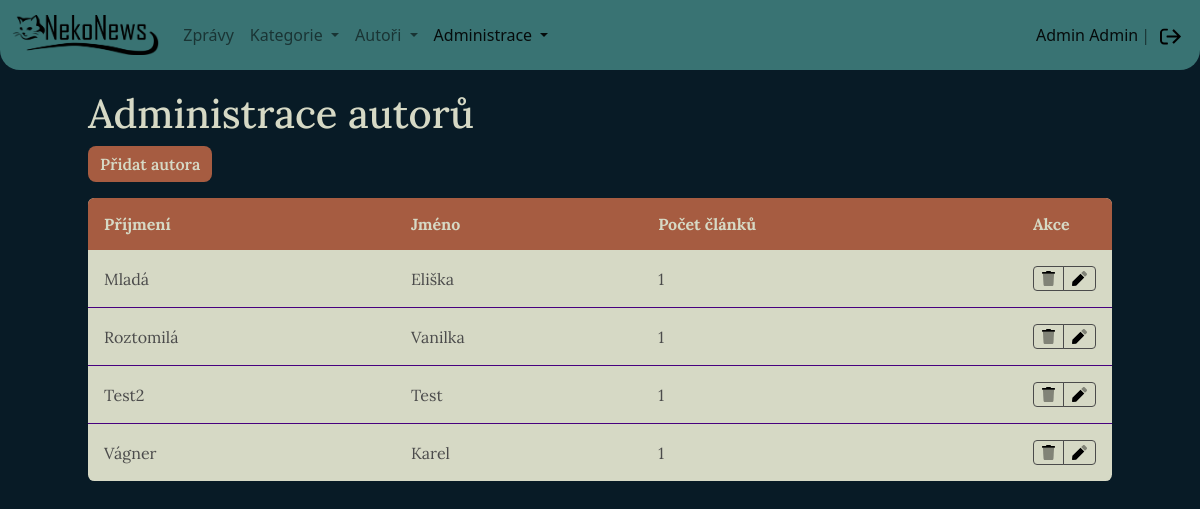
Screenshot of /admin/authors.php (signed in) with the database file from the repository.
### tables this page shows
CREATE TABLE `author` (
                          `id` int(11) NOT NULL,
                          `name` varchar(20) NOT NULL,
                          `surname` varchar(50) DEFAULT NULL,
                          `profile_photo` varchar(500) NOT NULL
);

### model/Database.php (called while the page is built, shortened)
<?php
class Database
{
    private $conn;
    public function __construct()
    {
        $this->conn = new PDO('mysql:host=' . self::HOST . ';dbname=' . self::DBNAME,
            self::USER,
            self::PASS, [
                PDO::ATTR_ERRMODE => PDO::ERRMODE_EXCEPTION
            ]);
        $this->conn->query('SET NAMES utf8');
    }
    public function selectAll($sql, $params = [])
    {
        $stmt = $this->execute($sql, $params);
        return $stmt->fetchAll(PDO::FETCH_ASSOC);
    }
    protected function execute($sql, $params)
    {
        $stmt = $this->conn->prepare($sql);
        $stmt->execute($params);
        return $stmt;
    }
}

### model/BaseRepository.php (called while the page is built, shortened)
<?php
abstract class BaseRepository
{
    public function __construct(Database $db)
    {
        $this->dbConn = $db;
    }
}

### model/AuthorRepository.php (called while the page is built, shortened)
<?php
class AuthorRepository extends BaseRepository
{
    public function getAuthorTableData()
    {
        $query = '
            SELECT
                au.id as id,
                au.surname as surname,
                au.name as name,
                COUNT(ar.id) as article_count
            FROM author au
                LEFT JOIN article ar on ar.author_id = au.id
            GROUP BY au.surname, au.name
            ORDER BY au.surname
        ';
        return $this->dbConn->selectAll($query);
    }
}

### admin/authors.php (the view, shortened to what this page needs)
<?php
require_once '../tools/Tools.php';
$db = new Database();
$authorRepo = new AuthorRepository($db);
$tableData = $authorRepo->getAuthorTableData()
?>
<html lang="cs">
<head>
    <link rel="stylesheet" href="../source/styles/rwd-table.css">
    <link rel="stylesheet" href="../source/styles/style.css">
</head>
<body>
<?php
require_once '../source/pages/navbar.php';
?>
<main>
    <section class="page-header white-font">
        <h1>Administrace autorů</h1>
        <a href="author-editor.php">
            <button type="button" class="btn btn-bd-primary">Přidat autora</button>
        </a>
    </section>
    <div class="table-container">
        <table class="rwd-table">
            <tr>
                <th>Příjmení</th>
                <th>Jméno</th>
                <th>Počet článků</th>
                <th>Akce</th>
            </tr>
            <?php foreach ($tableData as $row) { ?>
                <tr>
                    <td data-th="Příjmení"><?= $row['surname'] ?></td>
                    <td data-th="Jméno"><?= $row['name'] ?></td>
                    <td data-th="Počet článků"><?= $row['article_count'] ?></td>
                    <td data-th="Akce" class="action-column">
                        <div class="btn-group btn-group-sm table-edit-buttons" role="group"
                             aria-label="Small button group">
                            <a href="delete.php?from=authors&id=<?= $row['id'] ?>"
                               type="button" class="btn btn-outline-dark btn-delete"
                                <?php if ($row['article_count'] > 0) { ?>
                                    data-bs-toggle="modal" data-bs-target="#exampleModal"
                                <?php } ?>
                            >
                                <img src="../source/icons/trash.svg" alt="smazat" class="table-icon">
                            </a>
                            <a href="author-editor.php?id=<?= $row['id'] ?>" type="button"
                               class="btn btn-outline-dark btn-edit ">
                                <img src="../source/icons/pen.svg" alt="upravit" class="table-icon">
                            </a>
                        </div>
                    </td>
                </tr>
            <?php } ?>
        </table>
    </div>
</main>
</body>
</html>

### source/styles/rwd-table.css (style rules this page uses)
.table-container { display: flex; justify-content: center; }
.rwd-table { margin: 1em 0; min-width: 300px; width: 100%; }
.rwd-table tr { border-bottom: 1px solid #ddd; }
.rwd-table tr:first-child { border: none; }
.rwd-table tr:last-child { border-bottom: none; }
.rwd-table th { display: none; }
.rwd-table td { display: block; }
.rwd-table td:first-child { padding-top: .5em; }
.rwd-table td:last-child { padding-bottom: .5em; }
.rwd-table td:before { content: attr(data-th) ": "; font-weight: bold; width: 6.5em; display: inline-block; }
@media (min-width: 700px) { .rwd-table td:before { display: none; } }
.rwd-table th, .rwd-table td { text-align: left; }
@media (min-width: 700px) { .rwd-table th, .rwd-table td { display: table-cell; padding: .25em .5em; } }
@media (min-width: 700px) { .rwd-table th:first-child, .rwd-table td:first-child { padding-left: 0; } }
@media (min-width: 700px) { .rwd-table th:last-child, .rwd-table td:last-child { padding-right: 0; } }
.rwd-table { background: var(--secondary-font); color: var(--primary-font); border-radius: .4em; overflow: hidden; }
.rwd-table tr { border-color: #47007f; }
.rwd-table th, .rwd-table td { margin: .5em 1em; }
@media (min-width: 700px) { .rwd-table th, .rwd-table td { padding: 1em !important; } }
.rwd-table th, .rwd-table td:before { color: var(--primary-additional); }
.rwd-table th { background-color: var(--primary-additional); color: var(--secondary-font); }

### source/styles/style.css (style rules this page uses)
* { --primary-background: #081B26; --secondary-background: #397373; --primary-font: #4B4B4B; --secondary-font: #D6D9C5; --primary-additional: #A65C41; --secondary-aditional: #8C2C23; }
body { background-color: var(--primary-background); color: var(--primary-font); }
main { font-family: Lora, serif; }
.white-font { color: var(--secondary-font); }
a { outline: none; color: var(--secondary-aditional); }
body { margin: 0; }
main { margin: 25px; }
.table-icon { height: 15px; }
.action-column { width: 50px; }
.btn-outline-dark { border-color: var(--primary-font); }
td a { color: var(--primary-additional); text-decoration: none; }
@media screen and (min-width: 1024px) { main { max-width: 1024px; margin: 20px auto; } }

### rows the page displays
author: surname "Mladá", name "Eliška", article_count "1"
author: surname "Roztomilá", name "Vanilka", article_count "1"
author: surname "Test2", name "Test", article_count "1"
author: surname "Vágner", name "Karel", article_count "1"

### other values shown
$_SESSION['user']['name'] "Admin"
$_SESSION['user']['surname'] "Admin"
